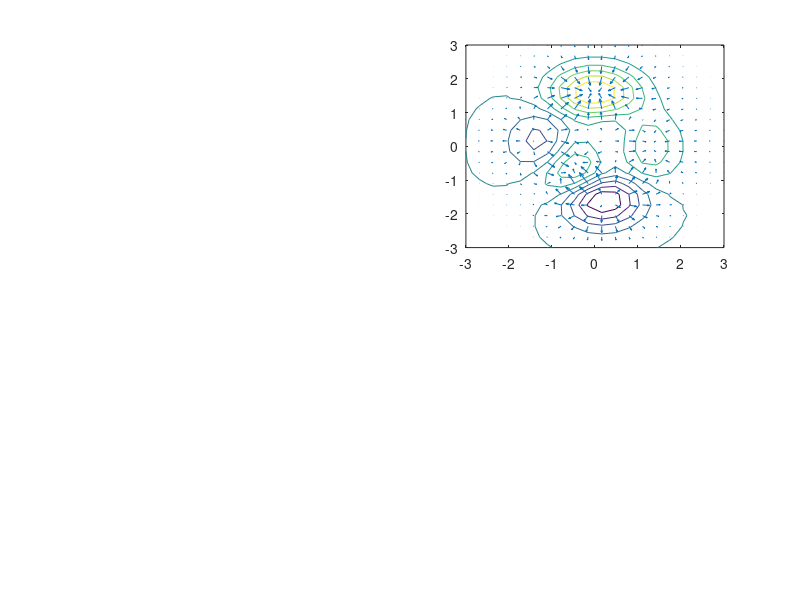

The MATLAB source for this figure:
t=0:01:16*pi;
x=exp(-0.03*t).*cos(t);
y=exp(-0.03*t).*sin(t); 
z=t;
plot3(x,y,z),axis off

x=-3:0.3:3;
y=x;
[x,y]=meshgrid(x,y);
z=-0.1./(x.^2+y.^2+.1);
meshz(z), axis off, view(-35,60)

t=0:0.2:20;
x=t;
y=t.*cos(t);
z=exp(0.1*t);
stem3(x,y,z), axis off

t=0:pi/5:6*pi;
p=3+sin(t);
cylinder(p), axis off

[x,y,z]=sphere(24);
subplot(2,2,2),surf(x-2,y-2,z-1);
hold on
surf(2*x,2*y,2*z);
axis off
hold off 

[x,y]=meshgrid(-12:.7:12,-12:.7:12);
r=sqrt(x.^2+y.^2);
z=besselj(0,r);
m=[-45 60];
mesh(z,m), axis off

[x,y,z]=peaks(20);
[nx,ny]=gradient(z,1,1);
contour(x,y,z,10)
hold on
quiver(x,y,nx,ny)
